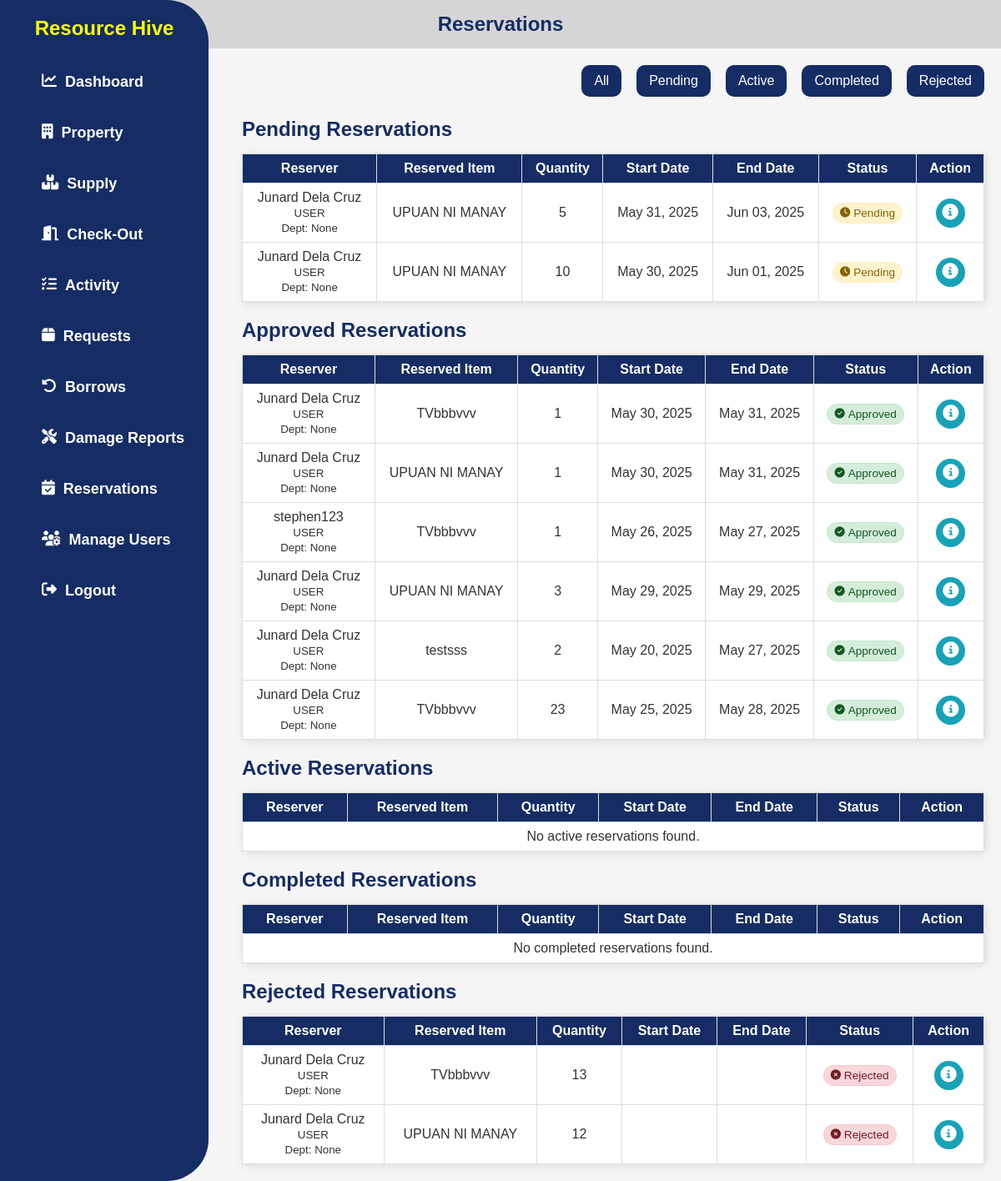
The app's page /my-reservations/ (signed in), older data.
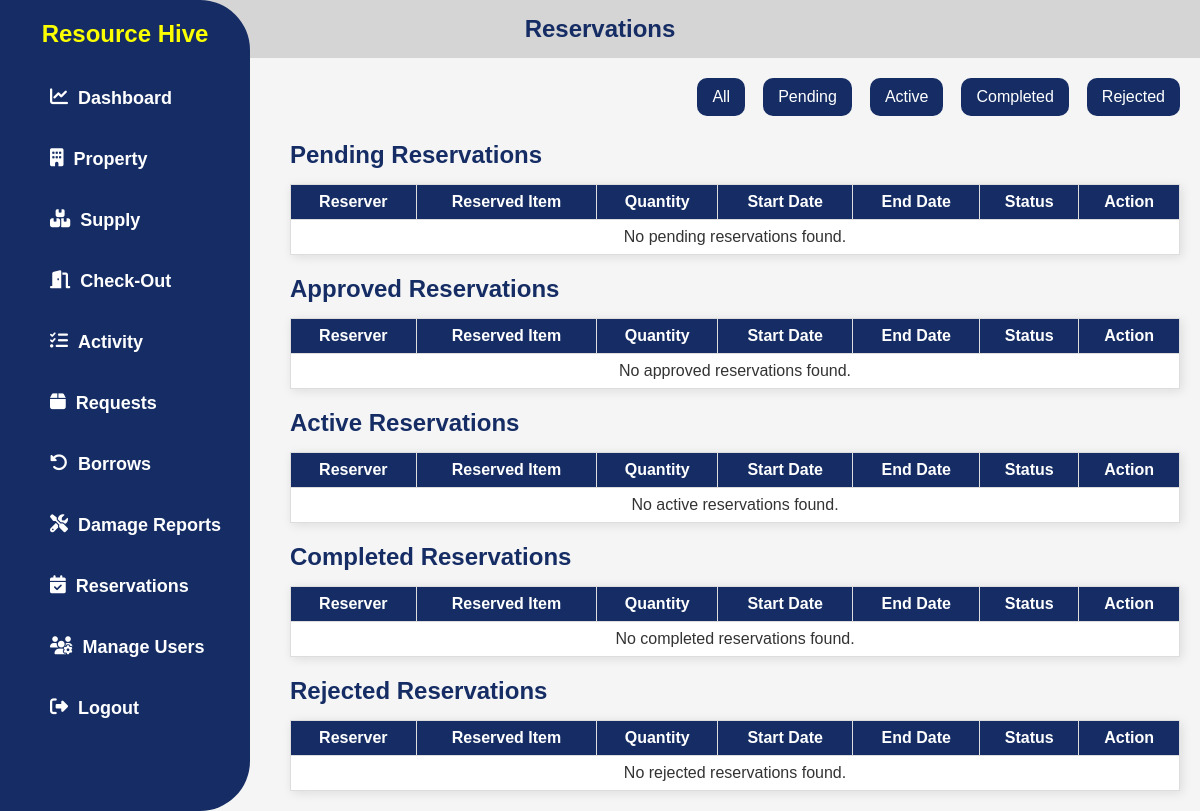
The same page, newer data.
### app/models.py (models this page shows, shortened)
class Reservation(models.Model):
    STATUS_CHOICES = [
        ('pending', 'Pending'),
        ('approved', 'Approved'),
        ('rejected', 'Rejected'),
        ('active', 'Active'),  # When the reservation period has started
        ('completed', 'Completed'),  # When the reservation period has ended
    ]
    user = models.ForeignKey(User, on_delete=models.CASCADE)
    item = models.ForeignKey(Property, on_delete=models.CASCADE)
    quantity = models.PositiveIntegerField()
    reservation_date = models.DateTimeField(auto_now_add=True)  # when the reservation was made
    needed_date = models.DateField(null=True, blank=True)
    return_date = models.DateField()
    approved_date = models.DateTimeField(null=True, blank=True)
    purpose = models.TextField()
    status = models.CharField(max_length=20, choices=STATUS_CHOICES, default='pending')
    remarks = models.TextField(blank=True, null=True)

class UserProfile(models.Model):
    user = models.OneToOneField(User, on_delete=models.CASCADE)
    ROLE_CHOICES = [
        ('ADMIN', 'ADMIN'),
        ('USER', 'USER'),
    ]
    role = models.CharField(max_length=20, choices=ROLE_CHOICES)
    department = models.CharField(max_length=255, blank=True, null=True)
    phone = models.CharField(max_length=20, blank=True, null=True)

class Property(models.Model):
    CATEGORY_CHOICES = [
        ('Office Equipment', 'Office Equipment'),
        ('ICT Equipment', 'ICT Equipment'),
        ('Communication Equipment', 'Communication Equipment'),
        ('Other Machinery and Equipment', 'Other Machinery and Equipment'),
        ('Furniture and Fixtures', 'Furniture and Fixtures'),
    ]
    CONDITION_CHOICES = [
        ('In good condition', 'In good condition'),
        ('Needing repair', 'Needing repair'),
        ('Unserviceable', 'Unserviceable'),
        ('Obsolete', 'Obsolete'),
        ('No longer needed', 'No longer needed'),
        ('Not used since purchased', 'Not used since purchased'),
    ]
    AVAILABILITY_CHOICES = [
        ('available', 'Available'),
        ('not_available', 'Not Available'),
    ]
    property_number = models.CharField(max_length=100, unique=True, null=True, blank=True)
    property_name = models.CharField(max_length=100)  # Make this required
    category = models.CharField(max_length=50, choices=CATEGORY_CHOICES, null=True, blank=True)
    description = models.TextField(null=True, blank=True)
    barcode = models.CharField(max_length=150, unique=True, null=True, blank=True)
    unit_of_measure = models.CharField(max_length=50, null=True, blank=True)
    unit_value = models.DecimalField(
        max_digits=10, decimal_places=2,
        blank=True, null=True,
        validators=[MinValueValidator(0)]
    )
    overall_quantity = models.PositiveIntegerField(validators=[MinValueValidator(0)], default=0)  # Set default to 0
    quantity = models.PositiveIntegerField(validators=[MinValueValidator(0)], default=0)  # Set default to 0
    location = models.CharField(max_length=255, null=True, blank=True)
    condition = models.CharField(max_length=100, choices=CONDITION_CHOICES, default='In good condition')  # Set default
    availability = models.CharField(max_length=20, choices=AVAILABILITY_CHOICES, default='available')

### app/views.py (the view)
# urls.py: path('my-reservations/', UserReservationListView.as_view(), name='user_reservations'),
class UserReservationListView(PermissionRequiredMixin, ListView):
    model = Reservation
    template_name = 'app/reservation.html'
    permission_required = 'app.view_reservation'
    context_object_name = 'reservations'  # all reservations
    paginate_by = 10
    def get_queryset(self):
        return Reservation.objects.select_related(
            'user', 'user__userprofile', 'item'
        ).order_by('-reservation_date')
    def get_context_data(self, **kwargs):
        context = super().get_context_data(**kwargs)
        all_reservations = self.get_queryset()
        context['pending_reservations'] = all_reservations.filter(status='pending')
        context['approved_reservations'] = all_reservations.filter(status='approved')
        context['rejected_reservations'] = all_reservations.filter(status='rejected')
        return context

### app/templates/app/reservation.html (shortened to what the changed rows need)
{% load static %}
<!DOCTYPE html>
<html lang="en">
<head>
  <link rel="stylesheet" href="{% static 'css/style.css' %}" />
  <link rel="stylesheet" href="https://cdnjs.cloudflare.com/ajax/libs/font-awesome/6.4.2/css/all.min.css" />
</head>
<body>
  {% include 'app/navbar.html' %}
  <div class="parent">
    <div class="div1">
      <h2>Reservations</h2>
    </div>
    <main class="content">
      <div class="status-table" data-status="pending">
        <table>
          <thead>
            <tr>
              <th>Reserver</th>
              <th>Reserved Item</th>
              <th>Quantity</th>
              <th>Start Date</th>
              <th>End Date</th>
              <th>Status</th>
              <th>Action</th>
            </tr>
          </thead>
          <tbody>
            {% for reservation in pending_reservations %}
            <tr>
              <td>
                {% with reservation.user.first_name as first_name %}
                {% with reservation.user.last_name as last_name %}
                  {% if first_name or last_name %}
                    {{ first_name }} {{ last_name }}
                  {% else %}
                    {{ reservation.user.username }}
                  {% endif %}
                {% endwith %}
                {% endwith %}
                <br/>
                <small>{{ reservation.user.userprofile.get_role_display }}<br/>Dept: {{ reservation.user.userprofile.department }}</small>
              </td>
              <td>{{ reservation.item.property_name }}</td>
              <td>{{ reservation.quantity }}</td>
              <td>{{ reservation.needed_date|date:"M d, Y" }}</td>
              <td>{{ reservation.return_date|date:"M d, Y" }}</td>
              <td>
                <span class="status-badge status-{{ reservation.status|lower|cut:' ' }}">
                  {% if reservation.status == 'pending' %}
                    <i class="fas fa-clock"></i>
                  {% elif reservation.status == 'approved' %}
                    <i class="fas fa-check-circle"></i>
                  {% elif reservation.status == 'active' %}
                    <i class="fas fa-play-circle"></i>
                  {% elif reservation.status == 'completed' %}
                    <i class="fas fa-check-double"></i>
                  {% elif reservation.status == 'rejected' %}
                    <i class="fas fa-times-circle"></i>
                  {% endif %}
                  {{ reservation.get_status_display }}
                </span>
              </td>
              <td>
                <a href="{% url 'reservation_detail' reservation.id %}" class="details-btn" title="View Details">
                  <i class="fas fa-info-circle"></i>
                </a>
              </td>
            </tr>
            {% empty %}
            <tr><td colspan="7">No pending reservations found.</td></tr>
            {% endfor %}
          </tbody>
        </table>
      </div>
      <div class="status-table" data-status="approved">
        <table>
          <thead>
            <tr>
              <th>Reserver</th>
              <th>Reserved Item</th>
              <th>Quantity</th>
              <th>Start Date</th>
              <th>End Date</th>
              <th>Status</th>
              <th>Action</th>
            </tr>
          </thead>
          <tbody>
            {% for reservation in approved_reservations %}
            <tr>
              <td>
                {% with reservation.user.first_name as first_name %}
                {% with reservation.user.last_name as last_name %}
                  {% if first_name or last_name %}
                    {{ first_name }} {{ last_name }}
                  {% else %}
                    {{ reservation.user.username }}
                  {% endif %}
                {% endwith %}
                {% endwith %}
                <br/>
                <small>{{ reservation.user.userprofile.get_role_display }}<br/>Dept: {{ reservation.user.userprofile.department }}</small>
              </td>
              <td>{{ reservation.item.property_name }}</td>
              <td>{{ reservation.quantity }}</td>
              <td>{{ reservation.needed_date|date:"M d, Y" }}</td>
              <td>{{ reservation.return_date|date:"M d, Y" }}</td>
              <td>
                <span class="status-badge status-{{ reservation.status|lower|cut:' ' }}">
                  {% if reservation.status == 'pending' %}
                    <i class="fas fa-clock"></i>
                  {% elif reservation.status == 'approved' %}
                    <i class="fas fa-check-circle"></i>
                  {% elif reservation.status == 'active' %}
                    <i class="fas fa-play-circle"></i>
                  {% elif reservation.status == 'completed' %}
                    <i class="fas fa-check-double"></i>
                  {% elif reservation.status == 'rejected' %}
                    <i class="fas fa-times-circle"></i>
                  {% endif %}
                  {{ reservation.get_status_display }}
                </span>
              </td>
              <td>
                <a href="{% url 'reservation_detail' reservation.id %}" class="details-btn" title="View Details">
                  <i class="fas fa-info-circle"></i>
                </a>
              </td>
            </tr>
            {% empty %}
            <tr><td colspan="7">No approved reservations found.</td></tr>
            {% endfor %}
          </tbody>
        </table>
      </div>
      <div class="status-table" data-status="active">
        <table>
          <thead>
            <tr>
              <th>Reserver</th>
              <th>Reserved Item</th>
              <th>Quantity</th>
              <th>Start Date</th>
              <th>End Date</th>
              <th>Status</th>
              <th>Action</th>
            </tr>
          </thead>
        </table>
      </div>
      <div class="status-table" data-status="completed">
        <table>
          <thead>
            <tr>
              <th>Reserver</th>
              <th>Reserved Item</th>
              <th>Quantity</th>
              <th>Start Date</th>
              <th>End Date</th>
              <th>Status</th>
              <th>Action</th>
            </tr>
          </thead>
        </table>
      </div>
      <div class="status-table" data-status="rejected">
        <table>
          <thead>
            <tr>
              <th>Reserver</th>
              <th>Reserved Item</th>
              <th>Quantity</th>
              <th>Start Date</th>
              <th>End Date</th>
              <th>Status</th>
              <th>Action</th>
            </tr>
          </thead>
          <tbody>
            {% for reservation in rejected_reservations %}
            <tr>
              <td>
                {% with reservation.user.first_name as first_name %}
                {% with reservation.user.last_name as last_name %}
                  {% if first_name or last_name %}
                    {{ first_name }} {{ last_name }}
                  {% else %}
                    {{ reservation.user.username }}
                  {% endif %}
                {% endwith %}
                {% endwith %}
                <br/>
                <small>{{ reservation.user.userprofile.get_role_display }}<br/>Dept: {{ reservation.user.userprofile.department }}</small>
              </td>
              <td>{{ reservation.item.property_name }}</td>
              <td>{{ reservation.quantity }}</td>
              <td>{{ reservation.start_date|date:"M d, Y H:i" }}</td>
              <td>{{ reservation.end_date|date:"M d, Y H:i" }}</td>
              <td>
                <span class="status-badge status-{{ reservation.status|lower|cut:' ' }}">
                  {% if reservation.status == 'pending' %}
                    <i class="fas fa-clock"></i>
                  {% elif reservation.status == 'approved' %}
                    <i class="fas fa-check-circle"></i>
                  {% elif reservation.status == 'active' %}
                    <i class="fas fa-play-circle"></i>
                  {% elif reservation.status == 'completed' %}
                    <i class="fas fa-check-double"></i>
                  {% elif reservation.status == 'rejected' %}
                    <i class="fas fa-times-circle"></i>
                  {% endif %}
                  {{ reservation.get_status_display }}
                </span>
              </td>
              <td>
                <a href="{% url 'reservation_detail' reservation.id %}" class="details-btn" title="View Details">
                  <i class="fas fa-info-circle"></i>
                </a>
              </td>
            </tr>
            {% empty %}
            <tr><td colspan="7">No rejected reservations found.</td></tr>
            {% endfor %}
          </tbody>
        </table>
      </div>
    </main>
  </div>
</body>
</html>

Row changes from the older to the newer data that the page shows:
removed Reservation: user.first_name "Junard", user.last_name "Dela Cruz", user.userprofile.role "USER", user.userprofile.department "None", item.property_name "UPUAN NI MANAY", quantity "5", needed_date "May 31, 2025", return_date "Jun 03, 2025", status "Pending", shown under "Pending Reservations"
removed Reservation: user.first_name "Junard", user.last_name "Dela Cruz", user.userprofile.role "USER", user.userprofile.department "None", item.property_name "UPUAN NI MANAY", quantity "10", needed_date "May 30, 2025", return_date "Jun 01, 2025", status "Pending", shown under "Pending Reservations"
removed Reservation: user.first_name "Junard", user.last_name "Dela Cruz", user.userprofile.role "USER", user.userprofile.department "None", item.property_name "TVbbbvvv", quantity "1", needed_date "May 30, 2025", return_date "May 31, 2025", status "Approved", shown under "Approved Reservations"
removed Reservation: user.first_name "Junard", user.last_name "Dela Cruz", user.userprofile.role "USER", user.userprofile.department "None", item.property_name "UPUAN NI MANAY", quantity "1", needed_date "May 30, 2025", return_date "May 31, 2025", status "Approved", shown under "Approved Reservations"
removed Reservation: user.username "stephen123", user.userprofile.role "USER", user.userprofile.department "None", item.property_name "TVbbbvvv", quantity "1", needed_date "May 26, 2025", return_date "May 27, 2025", status "Approved", shown under "Approved Reservations"
removed Reservation: user.first_name "Junard", user.last_name "Dela Cruz", user.userprofile.role "USER", user.userprofile.department "None", item.property_name "UPUAN NI MANAY", quantity "3", needed_date "May 29, 2025", return_date "May 29, 2025", status "Approved", shown under "Approved Reservations"
removed Reservation: user.first_name "Junard", user.last_name "Dela Cruz", user.userprofile.role "USER", user.userprofile.department "None", item.property_name "testsss", quantity "2", needed_date "May 20, 2025", return_date "May 27, 2025", status "Approved", shown under "Approved Reservations"
removed Reservation: user.first_name "Junard", user.last_name "Dela Cruz", user.userprofile.role "USER", user.userprofile.department "None", item.property_name "TVbbbvvv", quantity "23", needed_date "May 25, 2025", return_date "May 28, 2025", status "Approved", shown under "Approved Reservations"
removed Reservation: user.first_name "Junard", user.last_name "Dela Cruz", user.userprofile.role "USER", user.userprofile.department "None", item.property_name "TVbbbvvv", quantity "13", status "Rejected", shown under "Rejected Reservations"
removed Reservation: user.first_name "Junard", user.last_name "Dela Cruz", user.userprofile.role "USER", user.userprofile.department "None", item.property_name "UPUAN NI MANAY", quantity "12", status "Rejected", shown under "Rejected Reservations"
Text that changed along with them:
text now shown: "No pending reservations found. No approved reservations found. No rejected reservations found."
